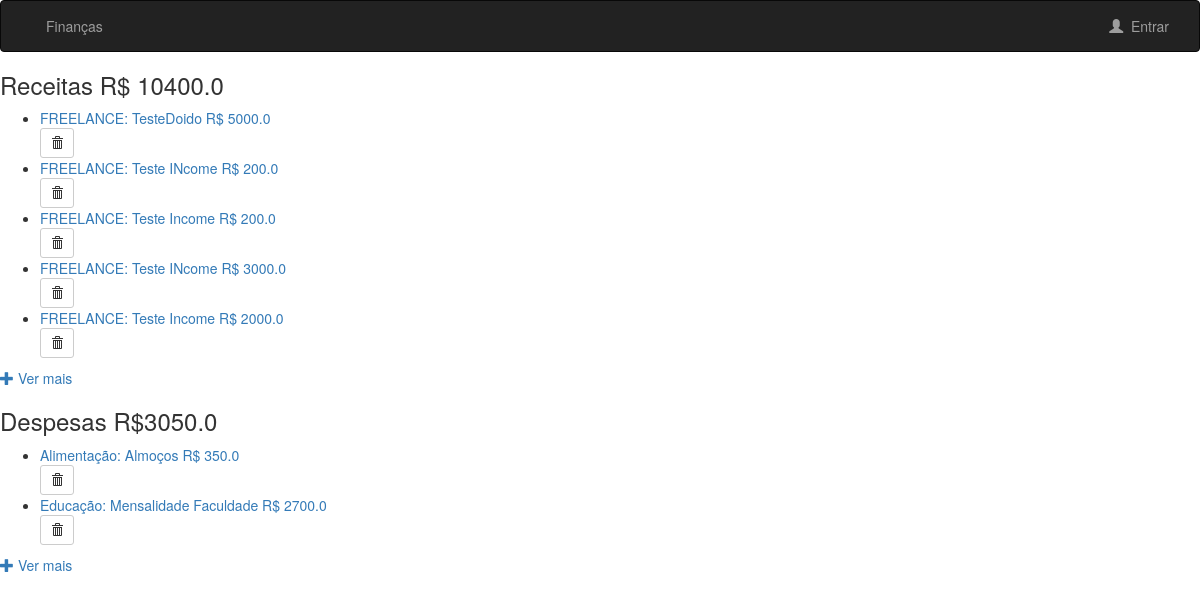
Page /finances/ (signed in) on the earlier database version.
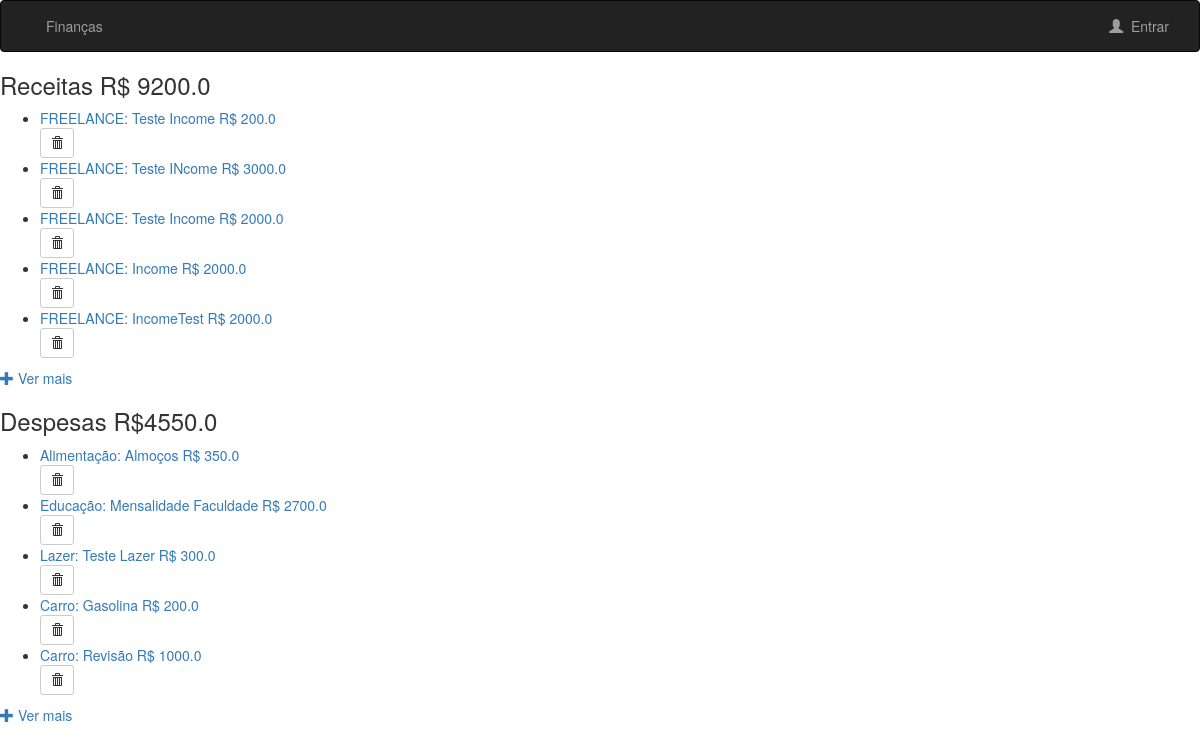
Same page on the later database version.
### finances/models.py (models this page shows, shortened)
class Entry(models.Model):
    agent = models.ForeignKey(User, on_delete=models.CASCADE)
    category = models.ForeignKey(Category, on_delete=models.CASCADE)
    description = models.CharField(max_length=100)
    amount = models.FloatField()
    entry_date = models.DateField(default=timezone.now)
    objects = EntryManager()

class Category(models.Model):
    INCOME = 'IN'
    EXPENSE = 'EX'
    ENTRY_TYPE_CHOICES = (
        (INCOME, 'INCOME'),
        (EXPENSE, 'EXPENSE'),
    )
    entries_type = models.CharField(
        max_length=2,
        choices=ENTRY_TYPE_CHOICES,
        default= EXPENSE,
    )
    description = models.CharField(max_length=100)

### finances/views.py (the view)
# urls.py: path('', views.IndexView.as_view(), name='index'),
class IndexView(LoginRequiredMixin, View):
    template_name = 'finances/index.html'
    login_url = 'finances:login_user'
    def get(self, request):
      return get_list_entries(request, 5, self.template_name)

### finances/models.py (called while the page is built)
    def get_entries(self, user, month, year, limit, entry_type):
        try:
            return self.order_by('entry_date').filter(
                agent=user, category__in=Category.objects.filter(entries_type__in=entry_type),
                entry_date__month=month, entry_date__year=year
                )[:limit]
        except ObjectDoesNotExist:
            return None

    def get_incomes(self, user, month, year, limit):
        return self.get_entries(user, month, year, limit, [('IN')])

    def get_expenses(self, user, month, year, limit):
        return self.get_entries(user, month, year, limit, [('EX')])

    def get_all_entries(self, user, month, year, limit):
        return self.get_entries(user, month, year, limit, [('IN'), ('EX')])

    def get_entries_amount(self, user, entries):
        return entries.aggregate(Sum('amount'))

    def get_amount_expenses_by_category(self, user, month, year, limit):
        expenses = self.get_expenses(user, month, year, limit)
        return expenses.order_by('category__description').values('category__description').annotate(Sum('amount'))

### finances/templates/finances/index.html (shortened to what this page needs)
{% extends 'finances/base_anonymous.html' %}
{% block body %}
{% if incomes %}
<h3>Receitas R$ {{total_incomes.amount__sum}}</h3>
<ul>
    {% for income in incomes %}
    <li><a href = "/finances/{{income.id}}/">{{income.category.description}}: {{income.description}} R$ {{income.amount}}</a></li>
    <form action="{% url 'finances:delete_entry' income.id %}" method="post" style="display: inline;">
        <button type="submit" class="btn btn-default btn-sm">
            <span class="glyphicon glyphicon-trash"></span>
        </button>
    </form>
    {% endfor %}
</ul>
{% else %}
<h3> Você não possui receitas </h3>
{% endif %}
<a href="{% url 'finances:list_entry' %}"> <span class="glyphicon glyphicon-plus"></span>&nbsp;Ver mais</a>
{% if expenses %}
<h3>Despesas R${{total_expenses.amount__sum}}</h3>
<ul>
    {% for expense in expenses %}
    <li><a href = "/finances/{{expense.id}}/">{{expense.category.description}}: {{expense.description}} R$ {{expense.amount}}</a></li>
    <form action="{% url 'finances:delete_entry' expense.id %}" method="post" style="display: inline;">
        <button type="submit" class="btn btn-default btn-sm">
            <span class="glyphicon glyphicon-trash"></span>
        </button>
    </form>
    {% endfor %}
</ul>
{% else %}
<h3> Você não possui despesas </h3>
{% endif %}
<a href="{% url 'finances:list_entry' %}"> <span class="glyphicon glyphicon-plus"></span>&nbsp;Ver mais</a>
{% endblock %}

Differences in the rows shown:
no longer on this page (row edited): Entry: category.description "FREELANCE", description "TesteDoido", amount "5000.0", shown under "Receitas R$ 10400.0"
no longer on this page (row edited): Entry: category.description "FREELANCE", description "Teste INcome", amount "200.0", shown under "Receitas R$ 10400.0"
now on this page (row unchanged): Entry: category.description "FREELANCE", description "Income", amount "2000.0", shown under "Receitas R$ 9200.0"
now on this page (row unchanged): Entry: category.description "FREELANCE", description "IncomeTest", amount "2000.0", shown under "Receitas R$ 9200.0"
added Entry: category.description "Lazer", description "Teste Lazer", amount "300.0", shown under "Despesas R$4550.0"
added Entry: category.description "Carro", description "Gasolina", amount "200.0", shown under "Despesas R$4550.0"
added Entry: category.description "Carro", description "Revisão", amount "1000.0", shown under "Despesas R$4550.0"
Other differences:
{{ total_incomes.amount__sum }}: "10400.0" → "9200.0"
{{ total_expenses.amount__sum }}: "3050.0" → "4550.0"
